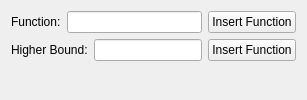
    <widget class="QWidget" name="makeListPage">
      <layout class="QVBoxLayout" name="makeListFormLayout">
        <item>
        <layout class="QHBoxLayout" name="makeListFunctionLayout">
            <item>
                <widget class="QLabel" name="makeListFunctionLabel">
                <property name="text">
                <string>Function:</string>
                </property>
                </widget>
            </item>
            <item>
                <widget class="QLineEdit" name="makeListFunctionEdit"/>
            </item>
            <item>
                <widget class="QPushButton" name="makeListFunctionInsertFn">
                <property name="text">
                    <string>Insert Function</string>
                </property>
                </widget>
            </item>
        </layout>
        </item>
        <item>
        <layout class="QHBoxLayout" name="makeListSizeLayout">
            <item>
                <widget class="QLabel" name="makeListSizeLabel">
                <property name="text">
                <string>Higher Bound:</string>
                </property>
                </widget>
            </item>
            <item>
                <widget class="QLineEdit" name="makeListSizeEdit"/>
            </item>
            <item>
                <widget class="QPushButton" name="makeListSizeInsertFn">
                <property name="text">
                    <string>Insert Function</string>
                </property>
                </widget>
            </item>
        </layout>
        </item>
        <item><spacer name="verticalSpacer_19">
            <property name="orientation"><enum>Qt::Vertical</enum></property>
            <property name="sizeHint" stdset="0"><size><width>5</width><height>5</height></size></property>
        </spacer></item>      
      </layout>
     </widget>
